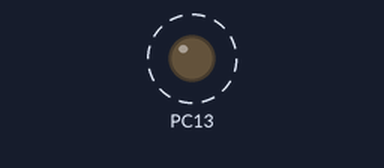
Bench run of a program on a simulated STM32 Black Pill. Shown: output pins drawn as LEDs (lit = HIGH). Dashed ring = blinking.

Above: at 0.2 s.
Timing chart, 0 to 3.0 s (numbered marks = the images above):
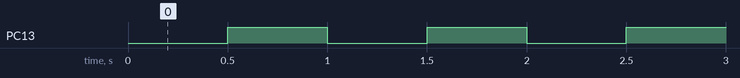

Measured:
- by itself, PC13: alternates HIGH for 0.50 s and LOW for 0.50 s

The program:

main.cpp
```cpp
// Black Pill Onboard LED Blink
// Target: STM32F411CE
// LED Pin: PC13 (Active Low)
// Download Segger_RTT library from https://github.com/SEGGERMicro/RTT/
// Place SEGGER_RTT library files into lib/SEGGER_RTT directory in project

#include "SEGGER_RTT.h"
#include <Arduino.h>

#define mS 500 // Define milliseconds for delay function
#define ledPin                                                                 \
    PC13 // PC13 is the standard location for the onboard Blue LED on the mini
         // board.  Using define is better than const int for pin numbers in
         // Arduino sketches.  Also helps avoid warning messages like: "No
         // symbol "PC13" in current context. (from data-evaluate-expression
         // PC13)"

u_int32_t counter =
    0; // Initialise counter variable to keep track of loop iterations

void setup()
{
    SEGGER_RTT_Init(); // Initialise the RTT system
    // Initialise the digital pin as an output
    pinMode(ledPin, OUTPUT);
    digitalWrite(ledPin, HIGH); // Turn LED off to set initial state
    // No baud rate needed for RTT!
    SEGGER_RTT_WriteString(0, "RTT Debugging Active\n");
}

void loop()
{
    digitalWrite(ledPin, LOW); // Turn LED on
    SEGGER_RTT_printf(0, "%d LED ON\n", counter);
    delay(mS);
    digitalWrite(ledPin, HIGH); // Turn LED off
    SEGGER_RTT_printf(0, "%d LED OFF\n", counter);
    delay(mS);
    counter++;
}
```
